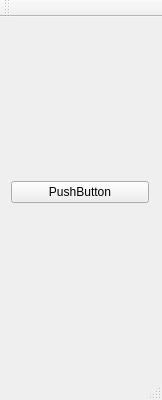
<?xml version="1.0" encoding="UTF-8"?>
<ui version="4.0">
 <class>Forest_ModelClass</class>
 <widget class="QMainWindow" name="Forest_ModelClass">
  <property name="geometry">
   <rect>
    <x>0</x>
    <y>0</y>
    <width>162</width>
    <height>400</height>
   </rect>
  </property>
  <property name="windowTitle">
   <string>Forest_Model</string>
  </property>
  <widget class="QWidget" name="centralWidget">
   <widget class="QWidget" name="verticalLayoutWidget">
    <property name="geometry">
     <rect>
      <x>0</x>
      <y>0</y>
      <width>160</width>
      <height>351</height>
     </rect>
    </property>
    <layout class="QVBoxLayout" name="verticalLayout">
     <item>
      <widget class="QPushButton" name="pushButton">
       <property name="text">
        <string>PushButton</string>
       </property>
      </widget>
     </item>
    </layout>
   </widget>
  </widget>
  <widget class="QMenuBar" name="menuBar">
   <property name="geometry">
    <rect>
     <x>0</x>
     <y>0</y>
     <width>162</width>
     <height>30</height>
    </rect>
   </property>
  </widget>
  <widget class="QToolBar" name="mainToolBar">
   <attribute name="toolBarArea">
    <enum>TopToolBarArea</enum>
   </attribute>
   <attribute name="toolBarBreak">
    <bool>false</bool>
   </attribute>
  </widget>
  <widget class="QStatusBar" name="statusBar"/>
 </widget>
 <layoutdefault spacing="6" margin="11"/>
 <resources>
  <include location="Forest_Model.qrc"/>
 </resources>
 <connections/>
</ui>
